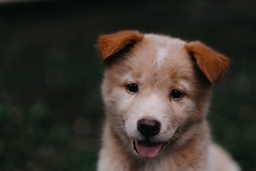
#> input picture resources/DATA/00-puppy.jpg, 256 x 171 px, shrunk from 1950 x 1300 before the run
$ jupyter execute 25_thresholding.ipynb
#> lines starting #> are read from the running program, lines starting #| are printed output that depends on the picture; after the words box and inside, x2 and y2 are one past the last pixel; in counts of white or black regions, pixels touching at a corner belong together
[cell 1]
import cv2
import numpy as np
import matplotlib.pyplot as plt

doggy_img = cv2.imread('../../resources/DATA/00-puppy.jpg')
#> doggy_img is the input picture: shape (171, 256, 3); mean B, G, R 43.8, 51.8, 57.3
doggy_img = cv2.cvtColor(doggy_img, cv2.COLOR_BGR2RGB)

print(doggy_img.shape)
#| (171, 256, 3)
plt.imshow(doggy_img)
plt.axis('off')
plt.title("Puppy")
plt.show()

[cell 2]
import seaborn as sns

r = doggy_img[:, :, 0].flatten()
g = doggy_img[:, :, 1].flatten()
b = doggy_img[:, :, 2].flatten()

plt.figure(figsize=(10, 6))
sns.histplot(r, label='R', color='red', alpha=0.5, kde=True, bins=50)
sns.histplot(g, label='G', color='green', alpha=0.5, kde=True, bins=50)
sns.histplot(b, label='B', color='blue', alpha=0.5, kde=True, bins=50)
plt.grid()
plt.legend()
plt.title("Image Histogram")
plt.show()
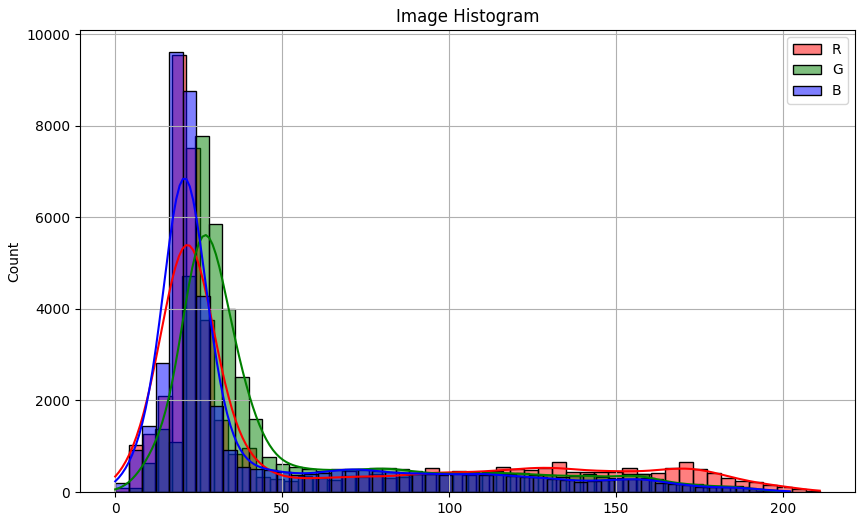
#> figure drawn by matplotlib, 1 panel; tallest bar 9549 high, from x = 16.88 to 21.1; tallest bar 7771 high, from x = 24 to 28; tallest bar 9617 high, from x = 16.16 to 20.2; curve peaks at x = 21.21, y = 5394.4

[cell 3]
doggy_img_gray = cv2.cvtColor(doggy_img, cv2.COLOR_RGB2GRAY)
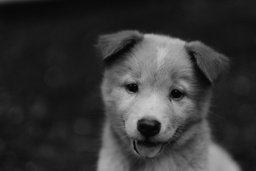
#> doggy_img_gray: shape (171, 256); min 1, max 203, mean 52.6
doggy_img_gray_flat = doggy_img_gray.flatten()

plt.figure(figsize=(10, 6))
sns.histplot(doggy_img_gray_flat, alpha=0.5, kde=True, bins=50)
plt.grid()
plt.title("Image GrayScale Histogram")
plt.show()
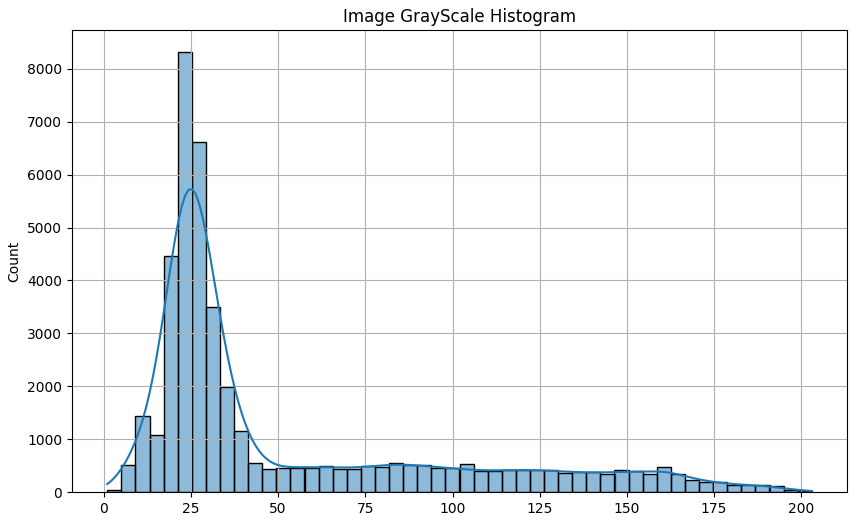
#> figure drawn by matplotlib, 1 panel; tallest bar 8321 high, from x = 21.2 to 25.24; curve peaks at x = 25.36, y = 5725.3

[cell 4]
rainbow_img = cv2.imread('../../resources/DATA/rainbow.jpg')
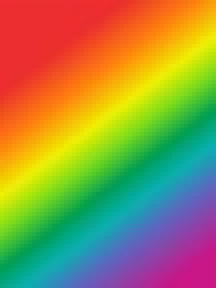
#> input picture resources/DATA/rainbow.jpg, 54 x 72 px, shrunk from 413 x 550 before the run (shown 4 times larger)
#> rainbow_img is the input picture: shape (72, 54, 3); mean B, G, R 72.9, 142.3, 152.3
plt.imshow(rainbow_img)
plt.show()

[cell 5]
rainbow_img = cv2.imread('../../resources/DATA/rainbow.jpg', 0)
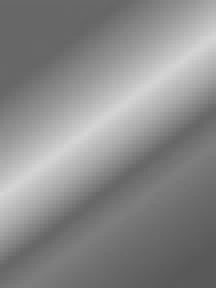
#> rainbow_img: shape (72, 54) (shown 4 times larger); min 88, max 213, mean 137.4
plt.imshow(rainbow_img, cmap='gray')
plt.show()

[cell 6]
(rainbow_img.min(), rainbow_img.max())
#> Out = (88, 213)

[cell 7]
rect, thres1 = cv2.threshold(rainbow_img, 127, 255, cv2.THRESH_BINARY_INV)
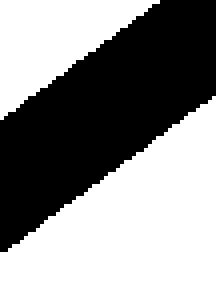
#> thres1: shape (72, 54) (shown 4 times larger); 54.9% white; 1 black region, box (x1, y1, x2, y2) and area: (0, 0, 54, 63) 1754
rect

[cell 8]
thres1.shape
#> Out = (72, 54)

[cell 9]
plt.imshow(thres1, cmap='gray')
plt.title("Binary Image")
plt.show()

[cell 10]
rect, thres1 = cv2.threshold(rainbow_img, 127, 255, cv2.THRESH_TRUNC)
plt.imshow(thres1, cmap='gray')
plt.title("Binary Image Trunc threshold")
plt.show()

[cell 11]
rect, thres1 = cv2.threshold(rainbow_img, 127, 255, cv2.THRESH_TOZERO)
plt.imshow(thres1, cmap='gray')
plt.title("Binary Image To Zero")
plt.show()

[cell 12]
rect, thres1 = cv2.threshold(rainbow_img, 127, 255, cv2.THRESH_TOZERO_INV)
plt.imshow(thres1, cmap='gray')
plt.title("Binary Image To Zero Inv")
plt.show()

[cell 13]
crossword = cv2.imread('../../resources/DATA/crossword.jpg', 0)
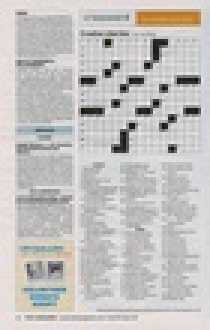
#> input picture resources/DATA/crossword.jpg, 70 x 110 px, shrunk from 532 x 839 before the run (shown 3 times larger)
#> crossword: shape (110, 70); min 10, max 246, mean 194.9
plt.title("Crossword")
plt.imshow(crossword, cmap='gray')
plt.show()

[cell 14]
def show_pic(picture):
    fig = plt.figure(figsize=(15, 15))
    ax = fig.add_subplot(111)
    ax.imshow(picture, cmap='gray')

show_pic(picture=crossword)

[cell 15]
ret, thres2 = cv2.threshold(crossword, 180, 255, cv2.THRESH_BINARY)
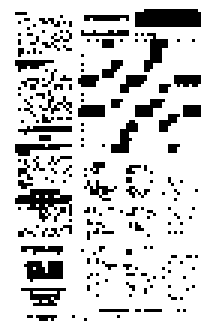
#> thres2: shape (110, 70) (shown 3 times larger); 81.9% white; black in thin lines or dots, all inside (x1, y1, x2, y2) = (5, 3, 67, 107)
show_pic(thres2)

[cell 16]
th2 = cv2.adaptiveThreshold(crossword, 255, cv2.ADAPTIVE_THRESH_MEAN_C, cv2.THRESH_BINARY, 7, 8)
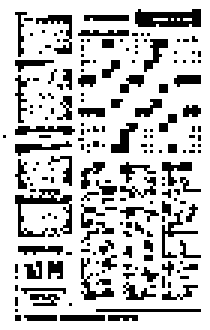
#> th2: shape (110, 70) (shown 3 times larger); 76.7% white; black in thin lines or dots, all inside (x1, y1, x2, y2) = (1, 3, 67, 107)
show_pic(th2)

[cell 17]
blended = cv2.addWeighted(src1=thres2, alpha=0.6, src2=th2, beta=0.4, gamma=0)
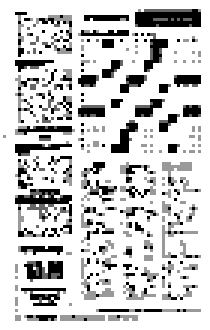
#> blended: shape (110, 70) (shown 3 times larger); min 0, max 255, mean 203.6
show_pic(blended)
